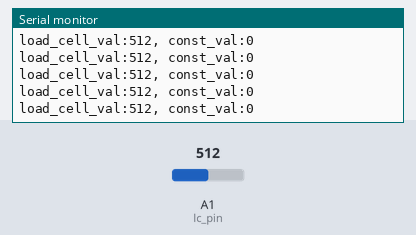
A sketch run on a simulated Arduino Uno, built with avr-gcc and run on an emulated ATmega328P. Shown: the last lines printed to the serial monitor. The test bench sets the inputs (shaded band); at power-on: A1 (lc_pin) = 512.

Above: at 1.2 s.
1.3 s: A1 (lc_pin) set to 109
At 2.4 s:
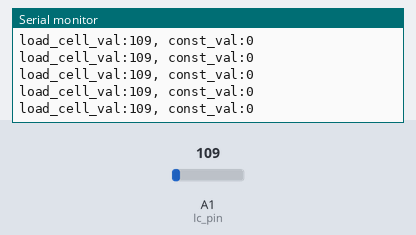
4.3 s: A1 (lc_pin) set to 94
At 5.1 s:
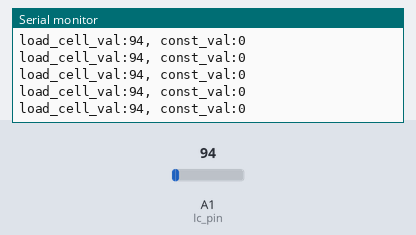
13.3 s: A1 (lc_pin) set to 8
At 14.1 s:
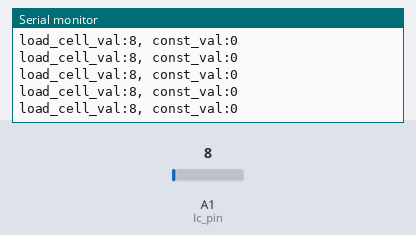
16.3 s: A1 (lc_pin) set to 11
At 17.4 s:
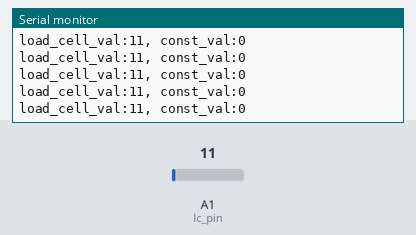
Timing chart, 0 to 19.3 s (numbered marks = the images above; inputs shaded):
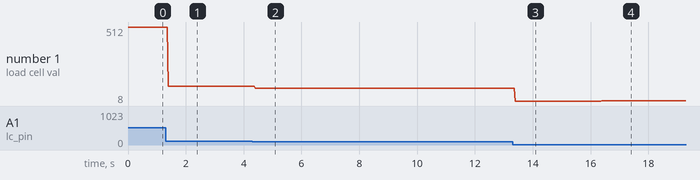

Measured:
- after the input at 1.3 s, the serial monitor: prints a new line after 0.10 s (image 1)
- after the input at 4.3 s, the serial monitor: prints a new line after 0.09 s (image 2)
- after the input at 13.3 s, the serial monitor: prints a new line after 0.09 s (image 3)
- after the input at 16.3 s, the serial monitor: prints a new line after 0.08 s (image 4)
- plotted number 1: 512 → 109 after the input at 1.3 s, 109 → 94 after the input at 4.3 s, 94 → 8 after the input at 13.3 s, 8 → 11 after the input at 16.3 s

The sketch:

code_00.ino
```cpp
int lc_pin = A1;
int lc_val;
int const_val = 0;
void setup() {
  // put your setup code here, to run once:
  Serial.begin(9600);

}

void loop() {
  // put your main code here, to run repeatedly:
  lc_val = analogRead(lc_pin);  //change compression to pos value
  Serial.print("load_cell_val:");
  Serial.print(lc_val);
  Serial.print(",");
  Serial.print(" const_val:");
  Serial.println(const_val);

}
```
